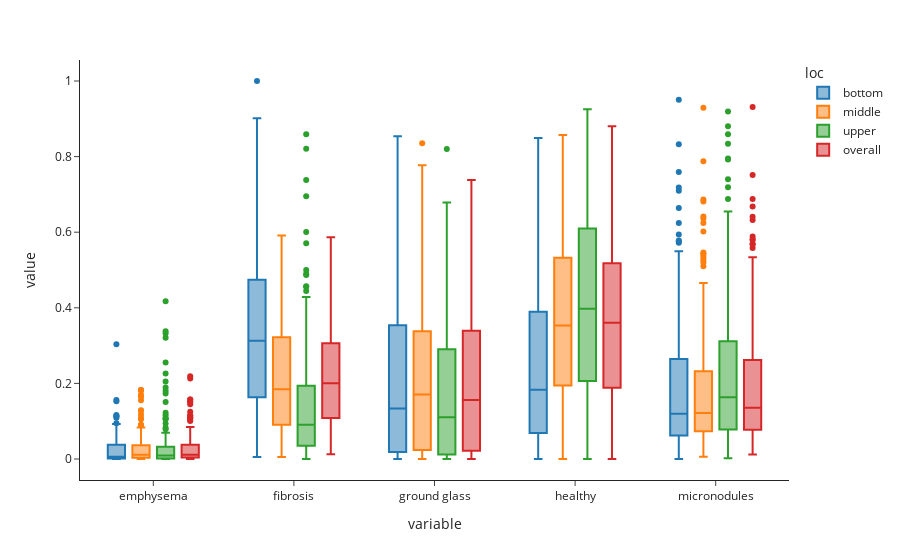

The cell this chart's notebook holds for it:
### Code cell
px.box(DF[['emphysema', 'fibrosis', 'ground glass', 'healthy', 'micronodules','loc']], color='loc', 
       template='simple_white' )

### Figure 1 — Plotly figure (JSON) as saved in the notebook; plotly's stock layout.template omitted (floating-point values rounded to 4 significant figures; data arrays with more than 128 entries replaced by an {"elided": "..."} marker saying what was removed)
{"data": [{"alignmentgroup": "True", "hovertemplate": "loc=bottom<br>variable=%{x}<br>value=%{y}<extra></extra>", "legendgroup": "bottom", "marker": {"color": "#1F77B4"}, "name": "bottom", "notched": false, "offsetgroup": "bottom", "orientation": "v", "showlegend": true, "type": "box", "x": {"elided": "865 str values"}, "x0": " ", "xaxis": "x", "y": {"elided": "865 float values"}, "y0": " ", "yaxis": "y"}, {"alignmentgroup": "True", "hovertemplate": "loc=middle<br>variable=%{x}<br>value=%{y}<extra></extra>", "legendgroup": "middle", "marker": {"color": "#FF7F0E"}, "name": "middle", "notched": false, "offsetgroup": "middle", "orientation": "v", "showlegend": true, "type": "box", "x": {"elided": "865 str values"}, "x0": " ", "xaxis": "x", "y": {"elided": "865 float values"}, "y0": " ", "yaxis": "y"}, {"alignmentgroup": "True", "hovertemplate": "loc=upper<br>variable=%{x}<br>value=%{y}<extra></extra>", "legendgroup": "upper", "marker": {"color": "#2CA02C"}, "name": "upper", "notched": false, "offsetgroup": "upper", "orientation": "v", "showlegend": true, "type": "box", "x": {"elided": "865 str values"}, "x0": " ", "xaxis": "x", "y": {"elided": "865 float values"}, "y0": " ", "yaxis": "y"}, {"alignmentgroup": "True", "hovertemplate": "loc=overall<br>variable=%{x}<br>value=%{y}<extra></extra>", "legendgroup": "overall", "marker": {"color": "#D62728"}, "name": "overall", "notched": false, "offsetgroup": "overall", "orientation": "v", "showlegend": true, "type": "box", "x": {"elided": "865 str values"}, "x0": " ", "xaxis": "x", "y": {"elided": "865 float values"}, "y0": " ", "yaxis": "y"}], "layout": {"boxmode": "group", "legend": {"title": {"text": "loc"}, "tracegroupgap": 0}, "margin": {"t": 60}, "xaxis": {"anchor": "y", "domain": [0, 1], "title": {"text": "variable"}}, "yaxis": {"anchor": "x", "domain": [0, 1], "title": {"text": "value"}}}}
